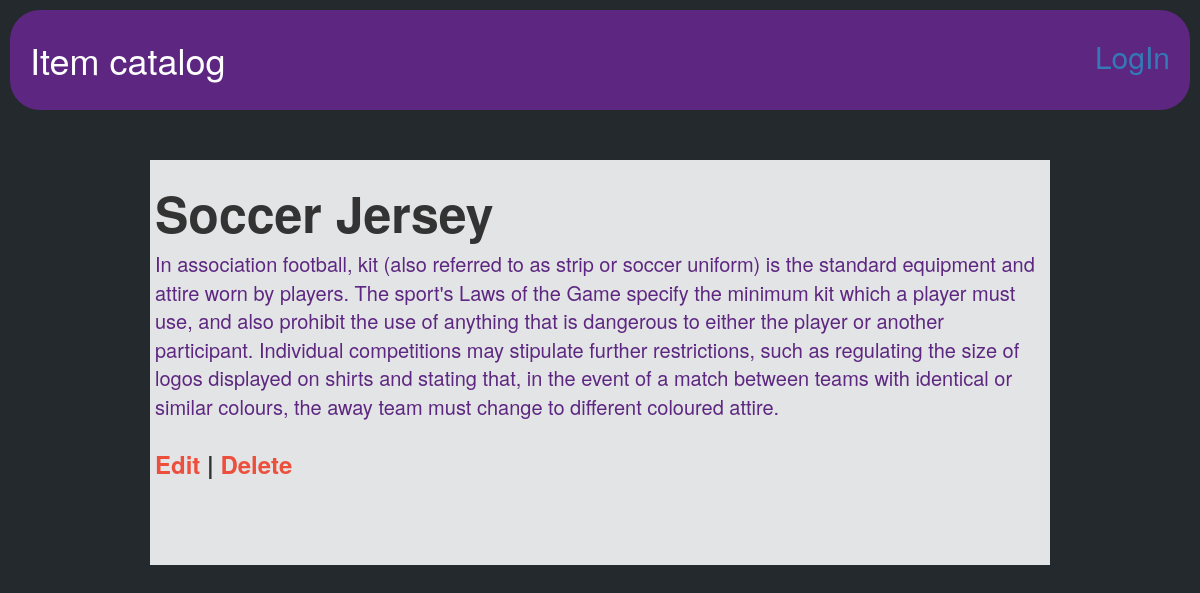
/catalog/Soccer/Soccer Jersey, run on the app's committed database.
### sports_database.py (models this page shows, shortened)
class LatestItem(Base):
    __tablename__ = 'latest_item'
    title = Column(String(80), nullable=False)
    time_created = Column(DateTime(timezone=True), default=datetime.utcnow)
    time_updated = Column(DateTime(timezone=True), onupdate=datetime.utcnow)
    id = Column(Integer, primary_key=True)
    description = Column(String(250))
    item_category = Column(String(250))
    category_id = Column(Integer, ForeignKey('categories.id'))
    categories = relationship(Categories)
    user_id = Column(Integer, ForeignKey('user.id'))
    user = relationship(User)

### catalog.py (the view)
@app.route('/catalog/<string:sport_name>/<string:item_name>')
def itemInfo(sport_name, item_name):
    item_des = session.query(LatestItem).filter_by(title=item_name).one()
    return render_template('item_description.html', item_des=item_des, sport_name=sport_name)

### templates/item_description.html
{% extends "main.html" %}
{% block content %}
{% include "header.html" %}
<div class="row" style="border: 5px #e3e4e5 solid; margin: 50px 150px; height: 405px; background-color: #e3e4e5;">
<div class="row">
	<div class="col-md-12">
		<h1 style="font-size: 50px; font-weight: 700">{{item_des.title}}</h1>
	</div>
</div>
<div class="row">
	<div class="col-md-12">
		<p style="font-size: 20px; color: #5d2781">{{item_des.description}}</p>
	</div>
</div>
<div class="row">
	<div class=" col-md-4 bottom-align-text ">
		<a style="color: #ed4f3d; text-decoration: none" href="{{url_for('itemEdit', item_name=item_des.title, sport_name=sport_name) }}"> <h3 style="font-weight: 600; color:
		#ed4f3d">Edit</a><span style="font-weight: 600; color:
		#333333"> | </span><a style="color: #ed4f3d; text-decoration: none" href="{{ url_for('itemDelete', item_name=item_des.title, sport_name=sport_name) }}">Delete</h3></a>
	</div>
</div>
</div>
{% endblock %}

### data on the page
LatestItem: title "Soccer Jersey", description "In association football, kit (also referred to as strip or soccer uniform) is the standard equipment and attire worn by players. The sport's Laws of the Game specify the minimum kit which a player must use, and also prohibit the use of anything that is dangerous to either the player or another participant. Individual competitions may stipulate further restrictions, such as regulating the size of logos displayed on shirts and stating that, in the event of a match between teams with identical or similar colours, the away team must change to different coloured attire."
